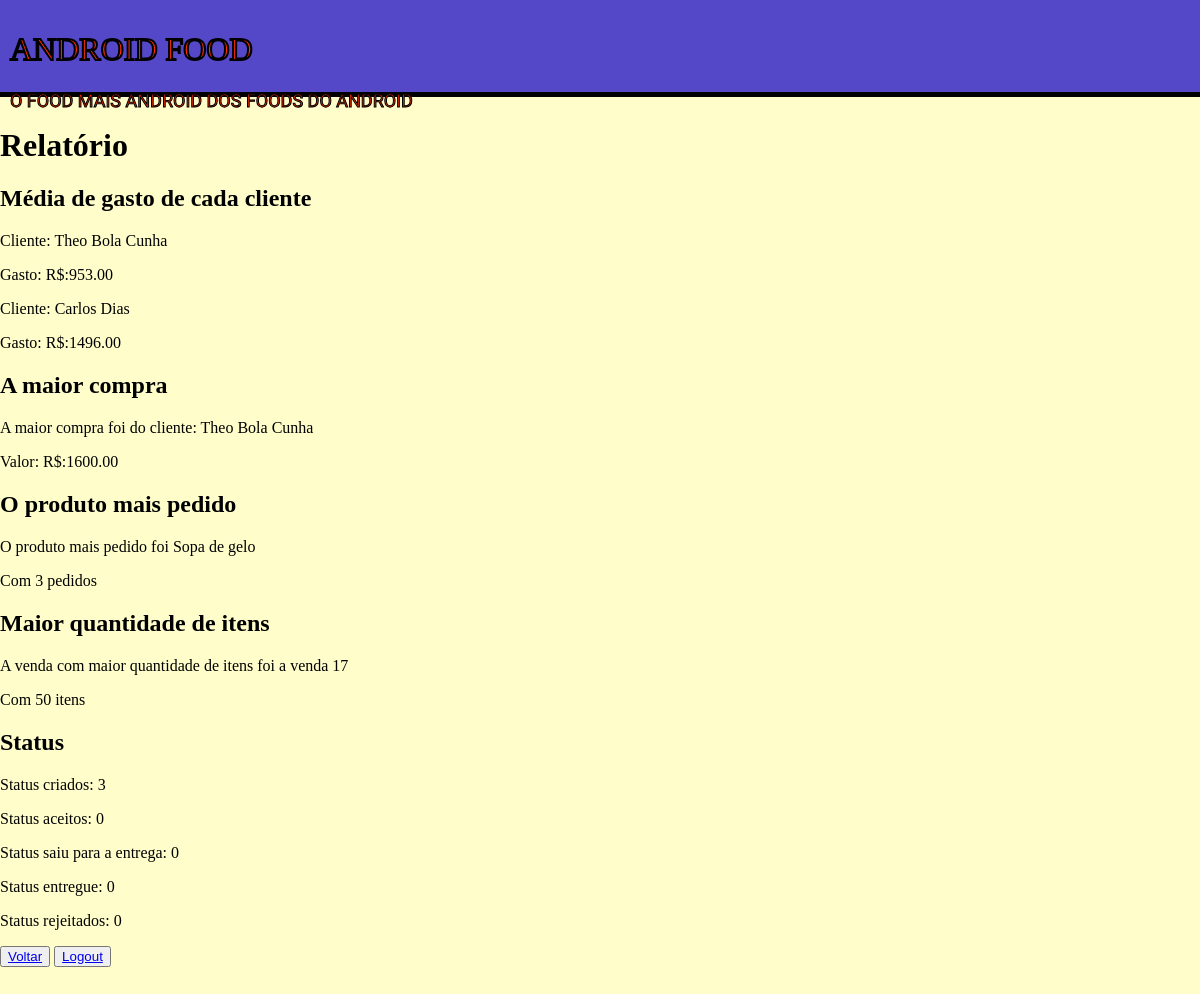
The app's page /restaurante/relatorio (signed in) with its own data.
### tables this page shows
CREATE TABLE usuario(
                            pk_usuario INTEGER PRIMARY KEY NOT NULL,
                            nome_usuario VARCHAR(200) NOT NULL,
                            email_usuario VARCHAR(200) NOT NULL,
                            senha_usuario VARCHAR(100) NOT NULL,
                            criacao DATE DEFAULT (datetime('now', 'localtime')),
                            ultima_atualizacao DATE DEFAULT (datetime('now', 'localtime'))
                            , admin BOOLEAN DEFAULT 0 NOT NULL);

### main.py (the view)
@app.route("/restaurante/relatorio", methods=['GET','POST'])
def relatorio():
    if session.get('login') == None or session['login'] == False:
        session['login'] = False
        return index()
    consultas = database.relatorio(session["pk"])
    return render_template("relatorio.jinja",consultas = consultas)

### database/database.py (called while the page is built)
    def consulta_media_gasto(self,pk): # Consulta a média do valor que cada usuario gasta no restaurante
        sql = '''SELECT AVG(valor),u.nome_usuario FROM venda v
                INNER JOIN usuario u ON u.pk_usuario = v.pk_usuario
                WHERE pk_restaurante = ? GROUP BY v.pk_usuario;'''
        result = self.conexao.execute(sql,(pk,))
        result = result.fetchall()
        if not result:
            return False
        else:
            return result

    def consulta_maior_compra(self,pk): # Consulta o nome do usuario que fez a maior compra(valor) e o valor de um restaurante específico
        sql = '''SELECT u.nome_usuario,MAX(valor) FROM venda v
                INNER JOIN usuario u ON u.pk_usuario = v.pk_usuario
                WHERE pk_restaurante = ?;'''
        result = self.conexao.execute(sql,(pk,))
        result = result.fetchone()
        if not result:
            return False
        else:
            return result

    def consulta_maior_quantidade(self,pk): # Consulta a compra com a maior quantidade de itens
        sql = '''SELECT vp.pk_venda,SUM(quantidade) FROM venda_produto vp
            INNER JOIN venda v ON v.pk_venda = vp.pk_venda
            WHERE v.pk_restaurante = ?
            GROUP BY vp.pk_venda ORDER BY SUM(quantidade) DESC LIMIT 1'''
        result = self.conexao.execute(sql,(pk,))
        return result.fetchone()

    def consulta_mais_pedido(self,pk): # Consulta o item mais pedido de um restaurante específico
        sql = '''SELECT p.nome_produto,COUNT(vp.pk_produto) FROM venda_produto vp
        INNER JOIN venda v ON v.pk_venda = vp.pk_venda
        INNER JOIN produto p ON p.pk_produto = vp.pk_produto
        WHERE v.pk_restaurante = ?
        GROUP BY vp.pk_produto ORDER BY COUNT(vp.pk_produto) DESC LIMIT 1'''
        result = self.conexao.execute(sql,(pk,))
        return result.fetchone()

    def status_criado(self,pk): # Consulta a quantidade de pedidos com o status "Criado"
        sql = f'SELECT COUNT(status) FROM venda v WHERE status = "criado" AND pk_restaurante = ?;'
        result = self.conexao.execute(sql,(pk,))
        return result.fetchone()

    def status_aceito(self,pk): # Consulta a quantidade de pedidos com o status "Aceito"
        sql = f'SELECT COUNT(status) FROM venda v WHERE status = "aceito" AND pk_restaurante = ?;'
        result = self.conexao.execute(sql,(pk,))
        return result.fetchone()

### templates/relatorio.jinja (shortened to what this page needs)
<!DOCTYPE html>
<html lang="pt-BR">
  <head>
    <link rel="stylesheet" href="{{ url_for('static',filename='styles/relatorio.css') }}">
  </head>
  <body>
    <header class="header">
      <h1>ANDROID FOOD</h1>
      <p>O FOOD MAIS ANDROID DOS FOODS DO ANDROID</p>
    </header>
    <h1>Relatório</h1>
    <div class="media-gasto">
      <h2>Média de gasto de cada cliente</h2>
      {% for usuario in consultas["media_gasto"]%}
      <div class="media-gasto-individual">
        <p>Cliente: {{ usuario[1] }}</p>
        <p>Gasto: R$:{{ usuario[0] | formatoDinheiro }}</p>
      </div>
      {% endfor %}
    </div>
    <div class="maior-compra">
      <h2>A maior compra</h2>
      <p>A maior compra foi do cliente: {{ consultas["maior_compra"][0] }}</p>
      <p>Valor: R$:{{ consultas["maior_compra"][1] | formatoDinheiro }}</p>
    </div>
    <div class="mais-pedido">
      <h2>O produto mais pedido</h2>
      <p>O produto mais pedido foi {{ consultas["mais_pedido"][0] }}</p>
      <p>Com {{ consultas["mais_pedido"][1] }} pedidos</p>
    </div>
    <div class="maior-quantidade">
      <h2>Maior quantidade de itens</h2>
      <p>A venda com maior quantidade de itens foi a venda {{ consultas["maior_quantidade"][0] }}</p>
      <p>Com {{ consultas["maior_quantidade"][1] }} itens</p>
    </div>
    <div class="status">
      <h2>Status</h2>
      <p>Status criados: {{consultas["criado"]}}</p>
      <p>Status aceitos: {{consultas["aceito"]}}</p>
      <p>Status saiu para a entrega: {{consultas["saiu_entrega"]}}</p>
      <p>Status entregue: {{consultas["entregue"]}}</p>
      <p>Status rejeitados: {{consultas["rejeitado"]}}</p>
    </div>
    <button><a href="{{ url_for('restaurante') }}">Voltar</a></button>
    <button><a href="{{ url_for('logout') }}">Logout</a></button>
  </body>
</html>

### static/styles/relatorio.css (style rules this page uses)
body { margin: 0; background-color: #fffecb; margin-bottom: 9vh; width: 100%; max-width: 100%; }
.header { width: calc(100% - 20px); height: 9vh; padding: 10px; background-color: #5448c8; margin-bottom: 30px; border-bottom: 5px solid black; max-width: 100%; }
.header h1 { font-family: "Alfa Slab One", serif; font-weight: 400; font-style: normal; color: #ff2e00; -webkit-text-stroke: 2px black; }
.header p { font-family: "Racing Sans One", sans-serif; font-weight: 400; font-style: normal; font-size: large; color: #ff2e00; -webkit-text-stroke: 1px black; }

### records on screen
usuario: nome_usuario "Theo Bola Cunha", usuario "953.00"
usuario: nome_usuario "Carlos Dias", usuario "1496.00"

### other values on screen
{{ consultas["maior_compra"][1] | formatoDinheiro }} "1600.00"
{{ consultas["mais_pedido"][0] }} "Sopa de gelo"
{{ consultas["mais_pedido"][1] }} "3"
{{ consultas["maior_quantidade"][0] }} "17"
{{ consultas["maior_quantidade"][1] }} "50"
{{ consultas["criado"] }} "3"
{{ consultas["aceito"] }} "0"
{{ consultas["saiu_entrega"] }} "0"
{{ consultas["entregue"] }} "0"
{{ consultas["rejeitado"] }} "0"
